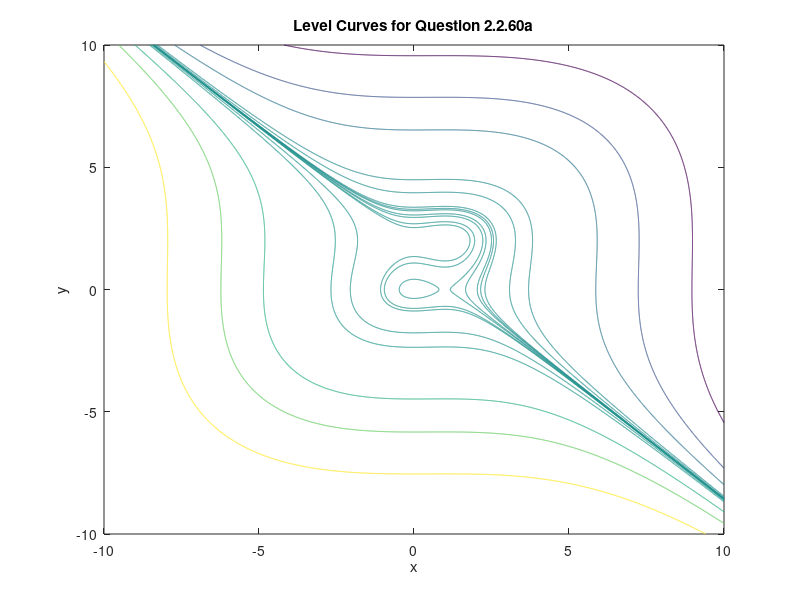
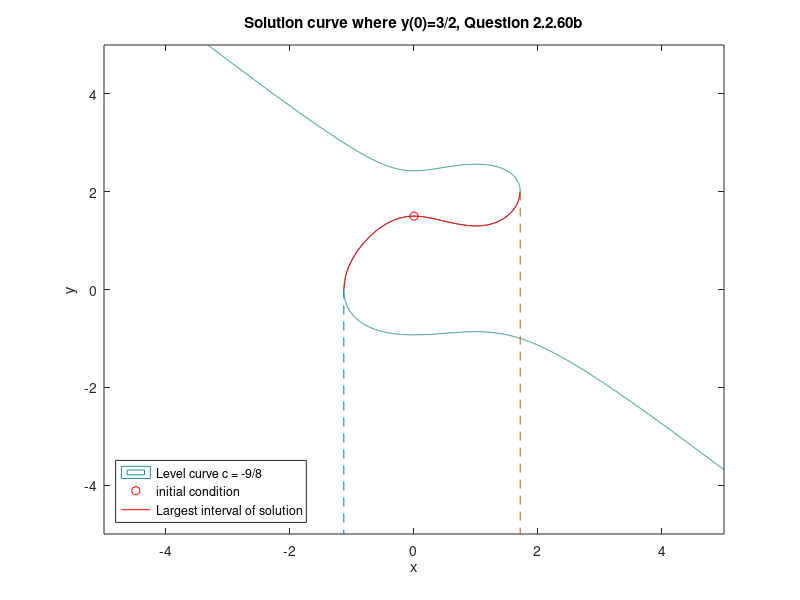
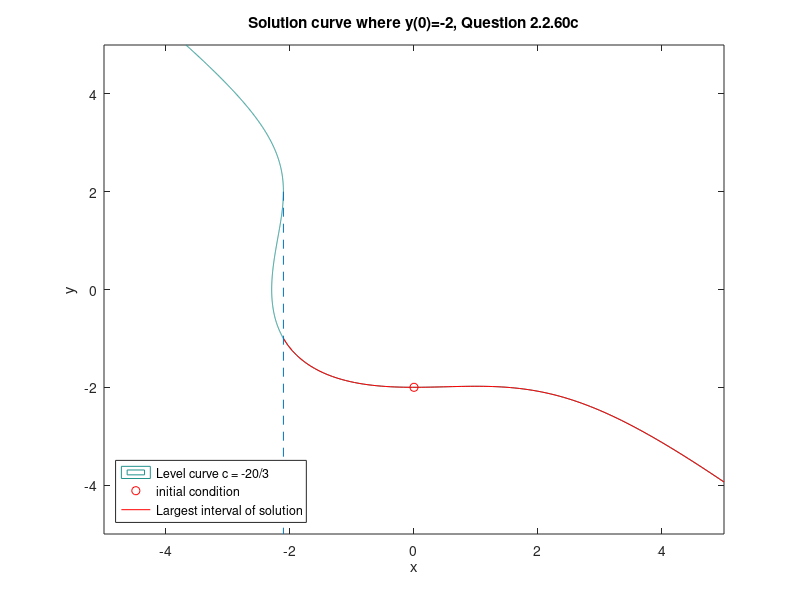

The MATLAB script that drew these images, in order:
clear; close all; clc

%% Header
% Tamar Bacalu, Taylor Foster, Alexa Jakob
% MA240E: Differential Equations
% Section 2.2 Question 60, Parts a-c.
% The goal of this question is to use CAS software (here, Matlab) to graph
% the solutions of the ODE, including several intial value problems.
% We want to acknowledge Jack Langner for his help in explaining Matlab
% commands and helping debug the code.

%% Part a
[X,Y]=meshgrid(-10:0.01:10);
% Solved separable differential equation by hand, set equal to z:
z = -1/3*Y.^3+Y.^2+1/2*X.^2-1/3*X.^3;
% These vectors contain the constants c for the level curves z(x,y)=c.
a = [200 100 50 10 5];
b = [a -a -1 -0.75 -1.375 -0.15 0.75 0.15 1];
figure
contour(X,Y,z,b) % plots level curves at the specified levels in b
title('Level Curves for Question 2.2.60a')
ylabel('y')
xlabel('x')

%% Part b
[X,Y]=meshgrid(-5:0.01:5);

% Input initial value by hand, y(0)=3/2, so c = -9/8
f =-1/3*Y.^3+Y.^2+1/2*X.^2-1/3*X.^3-9/8;

% Set dx/dy=0 to find vertical tangents, which are present at y = 0 and y =
% 2. We want to find their x values, so we use a root finder.
roots_vector = roots([-1/3 1/2 0 -9/8]);
roots_vector2 = roots([-1/3 1/2 0 -9/8-8/3+4]);

% Graph the level curve with f = 0
figure
contour(X,Y,f,[0 0]);
hold on
plot(0, 3/2, 'ro');


% Plot only the portion of phi on the largest interval
x_phi = linspace(roots_vector(3), roots_vector2(1))';
y_phi = NaN(3,length(x_phi)); % forces size of y_phi for easier plotting later on.
% both matrices will be transposed so that they can be graphed more easily
% (as we want y_phi to have 3 columns, not rows

for ii = 1:length(x_phi)
y_phi(:,ii) = roots([1/3 -1 0 9/8+(x_phi(ii)^3/3)-(x_phi(ii)^2/2)]);
end
y_phi = y_phi.';
plot(real(x_phi),real(y_phi(:,2)), 'r') 
% plotted second column of y as those are the real roots
plot([roots_vector(3) roots_vector(3)], [0, -5], '--')
plot([roots_vector2(1) roots_vector2(1)], [2, -5], '--')

title('Solution curve where y(0)=3/2, Question 2.2.60b')
ylabel('y')
xlabel('x')
legend('Level curve c = -9/8','initial condition', 'Largest interval of solution',...
    'Location', 'southwest');

%% Part c
% Same as part b above. Input initial value by hand, y(0)=-2 so c = -20/3
f =-1/3*Y.^3+Y.^2+1/2*X.^2-1/3*X.^3-20/3;

% Set dx/dy=0 to find vertical tangents, which are present at y = 0 and y =
% 2. We want to find their x values, so we use a root finder. In this case,
% the largest interval is from approximately -2 to infinity.
roots_vector2 = roots([-1/3 1/2 0 -28/3+4]);

% Graph the level curve with f = 0
figure
contour(X,Y,f,[0 0]);
hold on
plot(0, -2, 'ro');


% Plot only the portion of phi on the largest interval
x_phi = linspace(roots_vector2(3), 5)';
y_phi = NaN(3,length(x_phi));

for ii = 1:length(x_phi)
y_phi(:,ii) = roots([1/3 -1 0 20/3+(x_phi(ii)^3/3)-(x_phi(ii)^2/2)]);
end
y_phi = y_phi.';
plot(real(x_phi),real(y_phi(:,3)), 'r')
plot([roots_vector2(3) roots_vector2(3)], [2, -5], '--')

title('Solution curve where y(0)=-2, Question 2.2.60c')
ylabel('y')
xlabel('x')
legend('Level curve c = -20/3','initial condition', 'Largest interval of solution',...
    'Location', 'southwest');
